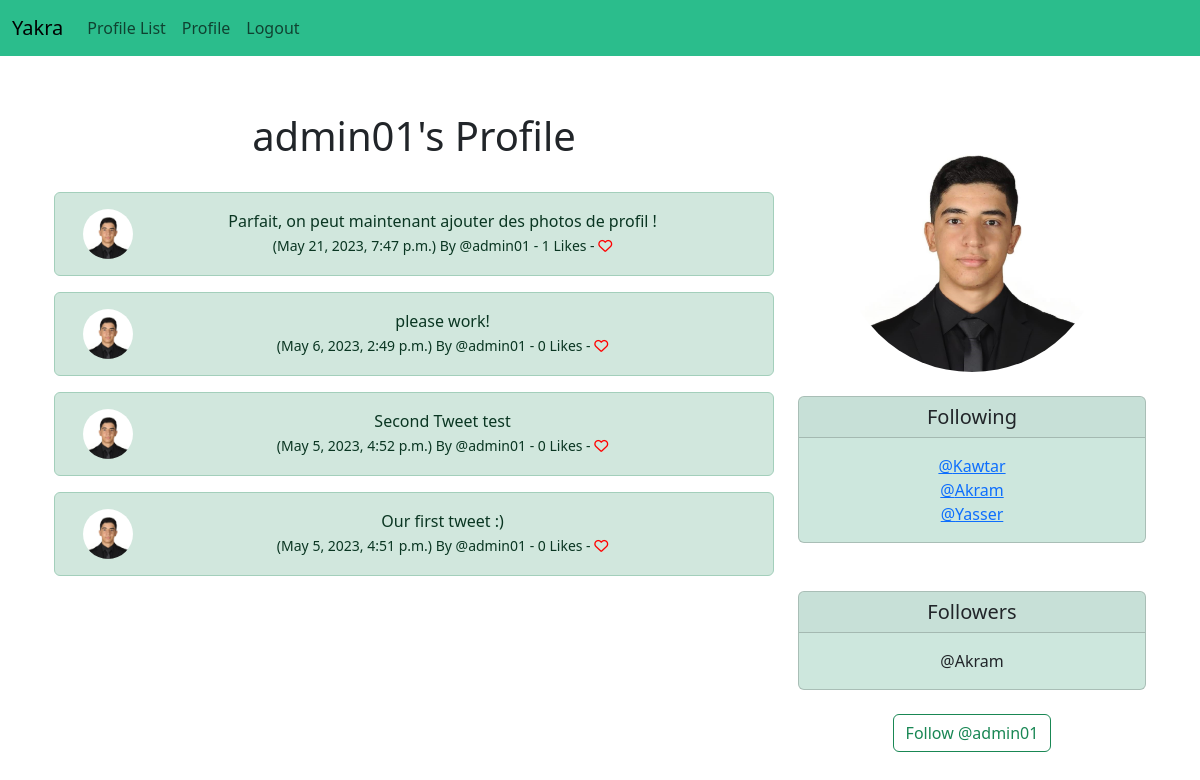
Page /profile/1 (signed in) on the earlier database version.
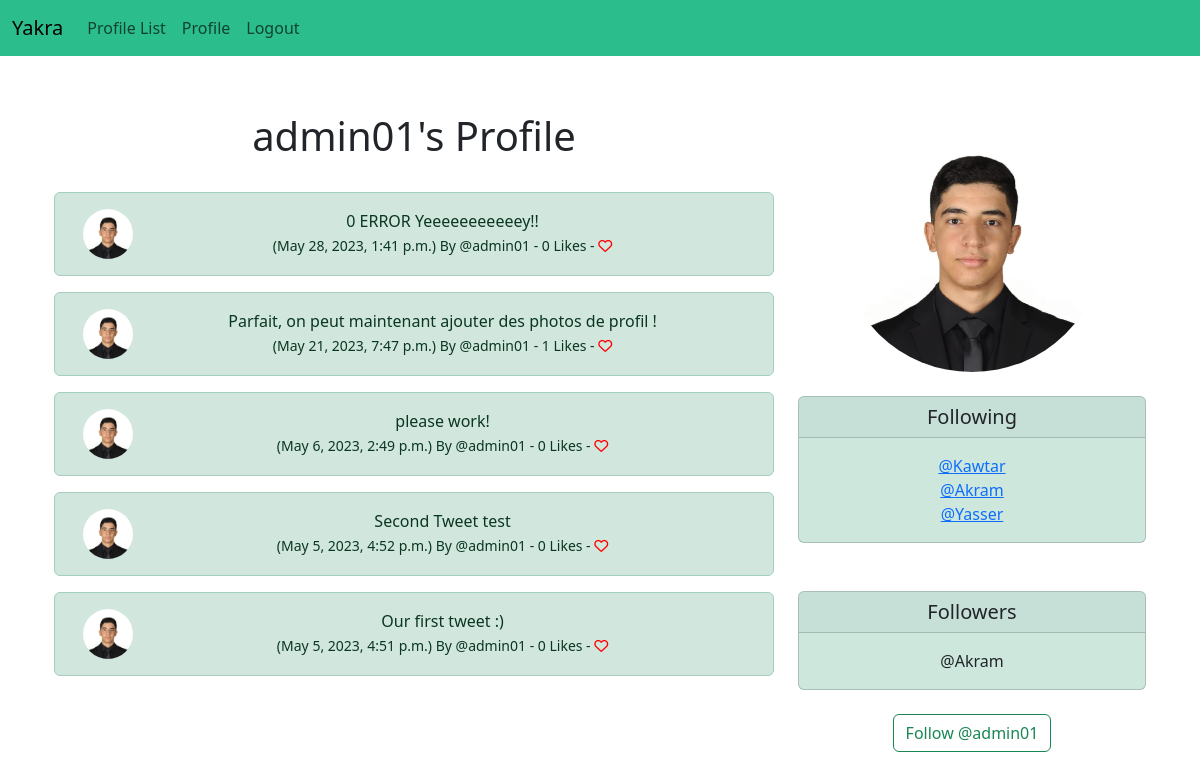
Same page on the later database version.
### Yakra/models.py (models this page shows, shortened)
class Tweet(models.Model):
    user = models.ForeignKey(
        User, related_name="tweets",
        on_delete=models.DO_NOTHING
    )
    body = models.CharField(max_length=200)
    created_at = models.DateTimeField(auto_now_add=True)
    likes = models.ManyToManyField(User, related_name="tweet_like" , blank=True)
    def number_of_likes(self):
        return self.likes.count()

class Profile(models.Model):
    user = models.OneToOneField(User,on_delete=models.CASCADE)
    follows = models.ManyToManyField("self",
         related_name="followed_by",
         symmetrical=False, #not neccessary to follow each other i can follow you but not neccecary to follow me back
         blank=True) #don't have to follow anyone
    date_modified = models.DateTimeField(User, auto_now=True) #give use the most stuff and date time field
    profile_image = models.ImageField(null=True, blank=True, upload_to="images/")
    def __str__(self):
        return self.user.username

### Yakra/views.py (the view, shortened to what this page needs)
# urls.py: path('profile/<int:pk>',views.profile,name='profile'),
def profile(request, pk):
    if request.user.is_authenticated:
        profile = Profile.objects.get(user_id=pk)
        tweets = Tweet.objects.filter(user_id=pk).order_by("-created_at")
        return render(request,"profile.html",{"profile":profile, "tweets":tweets})
    else:
         messages.success(request,("You Must Be logged In to Enter this Page"))
         return redirect('home')

### Yakra/templates/profile.html (shortened to what this page needs)
{% extends 'base.html' %}
{%block content %}
{% load static%}
{% if profile %}
    <div class="container text-center">
      <div class = "row">
          <div class="col-8">
              <h1>{{profile.user.username}}'s Profile</h1>
                <br/>
                {% if tweets %}
                {% for tweet in tweets %}
                <div class="alert alert-success" role="alert">
                  <div class="container">
                    <div class="row">
                      <div class="col-1">
                        {% if profile.profile_image %}
                        <img src="{{profile.profile_image.url}}"
                        width = 50 height=50 class = "rounded-circle" alt="{{ profile.user.username}}">
                        {%else%}
                        <img src="{% static 'images/default.jpg' %}"
                        width = 50 height=50 class = "rounded-circle" alt="{{ profile.user.username}}">
                        {% endif %}
                      </div>
                      <div class="col-11">
                          {{ tweet.body }} <br/>
                        <small class ="text.muted">
                          ({{tweet.created_at}}) By
                          @{{tweet.user.username}}
                          - {{tweet.number_of_likes}} Likes  -
                          {% if user in tweet.likes.all %}
                          <a href="{% url 'tweet_like' tweet.id %}">
                            <i class="fa-solid fa-heart" style="color:red"></i>
                          </a>
                          {% else %}
                          <a href="{% url 'tweet_like' tweet.id %}">
                            <i class="fa fa-heart-o" style="color:red"></i>
                          </a>
                          {% endif %}
                        </small>
                      </div><br/><br/>
                    </div>
                  </div>
                </div>
                {% endfor %}
                {% endif %}
            </div>
          <div class="col-4">
              {% if profile.profile_image %}
              <img height="260" src="{{ profile.profile_image.url}}"
              class ="rounded-circle">
              <br/><br/>
              {%else%}
              <img height="260" width=200 src="{%static 'images/default.jpg'%}" class="img-fluid rounded-circle" alt="Porfile image">
              <br/><br/>
              {%endif%}
              <div class="card">
                  <h5 class="card-header">Following</h5>
                  <div class="card-body">
                    <p class="card-text">
                            {% for following in profile.follows.all%}
                                <a href="{% url 'profile' following.user.id %}">
                                @{{following }}</a><br/>
                            {% endfor %}
                    </p>
                  </div>
              </div>
              <br/><br/>
              <div class="card">
                <h5 class="card-header">Followers</h5>
                <div class="card-body">
                  <p class="card-text">
                    {%for following in profile.followed_by.all%}
                                @{{following }}<br/>
                      {%endfor%}
                  </p>
                </div>
              </div>
              <form method=POST>
              {% if profile in user.profile.follows.all %}
                  <button class="btn btn-outline-danger" name ="follow"
                  value="unfollow" type="submit">
                    Unfollow @{{profile.user.username|lower}}
                </button>
              {% else %}
                <button class="btn btn-outline-success" name ="follow"
                value="follow" type="submit">
                  Follow @{{profile.user.username|lower}}
                </button>
              {% endif %}
              </form>
        </div>
      </div>
    </div>
  {%endif%}
{% endblock%}

Differences in the rows shown:
added Tweet: profile_image (picture), body "0 ERROR Yeeeeeeeeeeey!!", created_at "May 28, 2023, 1:41 p.m.", user.username "admin01", number_of_likes "0"
